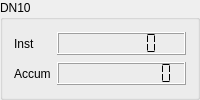
        <widget class="QGroupBox" name="gBox_StdDN10">
         <property name="title">
          <string>DN10</string>
         </property>
         <layout class="QGridLayout" name="gridLayout_6">
          <item row="0" column="0">
           <widget class="QLabel" name="label_17">
            <property name="sizePolicy">
             <sizepolicy hsizetype="Fixed" vsizetype="Preferred">
              <horstretch>0</horstretch>
              <verstretch>0</verstretch>
             </sizepolicy>
            </property>
            <property name="minimumSize">
             <size>
              <width>30</width>
              <height>20</height>
             </size>
            </property>
            <property name="text">
             <string>Inst</string>
            </property>
           </widget>
          </item>
          <item row="1" column="0">
           <widget class="QLabel" name="label_18">
            <property name="sizePolicy">
             <sizepolicy hsizetype="Fixed" vsizetype="Preferred">
              <horstretch>0</horstretch>
              <verstretch>0</verstretch>
             </sizepolicy>
            </property>
            <property name="minimumSize">
             <size>
              <width>30</width>
              <height>20</height>
             </size>
            </property>
            <property name="text">
             <string>Accum</string>
            </property>
           </widget>
          </item>
          <item row="1" column="1">
           <widget class="QLCDNumber" name="lcdAccumStdMeter_10">
            <property name="sizePolicy">
             <sizepolicy hsizetype="Preferred" vsizetype="Fixed">
              <horstretch>0</horstretch>
              <verstretch>0</verstretch>
             </sizepolicy>
            </property>
            <property name="minimumSize">
             <size>
              <width>40</width>
              <height>0</height>
             </size>
            </property>
            <property name="numDigits">
             <number>10</number>
            </property>
            <property name="segmentStyle">
             <enum>QLCDNumber::Flat</enum>
            </property>
           </widget>
          </item>
          <item row="0" column="1">
           <widget class="QLCDNumber" name="lcdInstStdMeter_10">
            <property name="sizePolicy">
             <sizepolicy hsizetype="Preferred" vsizetype="Fixed">
              <horstretch>0</horstretch>
              <verstretch>0</verstretch>
             </sizepolicy>
            </property>
            <property name="minimumSize">
             <size>
              <width>40</width>
              <height>0</height>
             </size>
            </property>
            <property name="numDigits">
             <number>7</number>
            </property>
            <property name="segmentStyle">
             <enum>QLCDNumber::Flat</enum>
            </property>
           </widget>
          </item>
         </layout>
        </widget>
